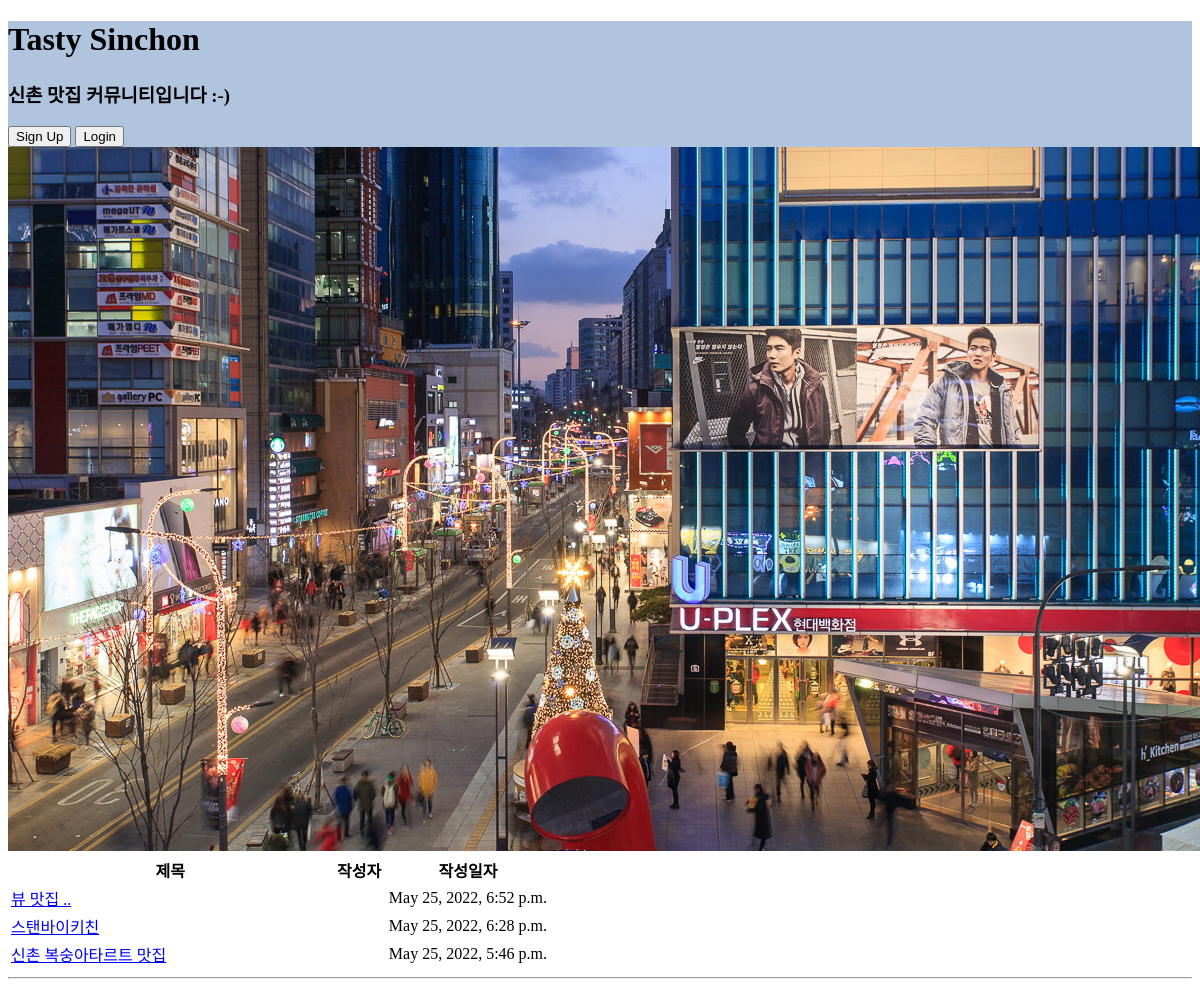
Before: / with the older database file.
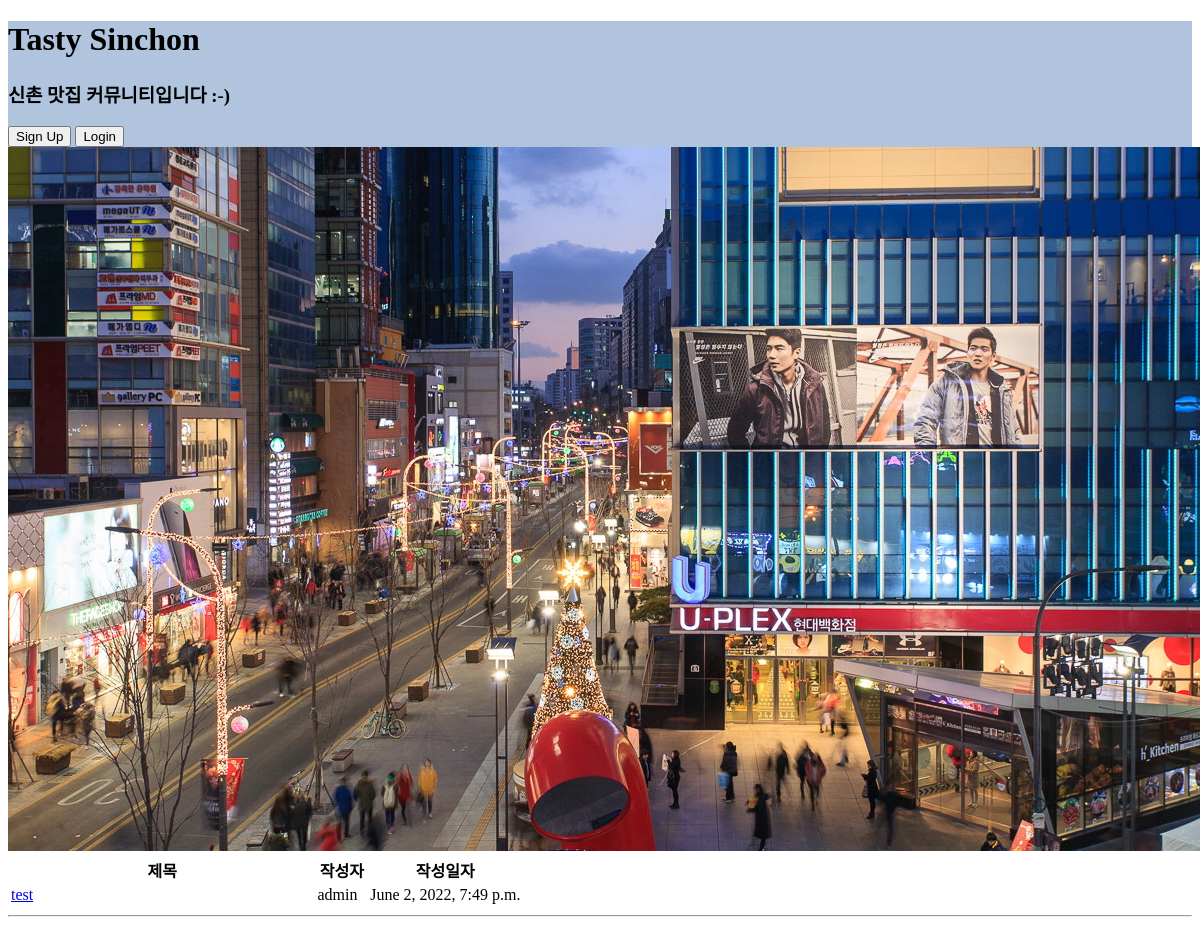
After: the same page with the newer database file.
### tastyapp/models.py (models this page shows, shortened)
class Post(models.Model):
    title = models.CharField(max_length=200)
    body = models.TextField()
    photo = models.ImageField(blank=True, null=True, upload_to='photo_upload')
    date = models.DateTimeField(auto_now_add=True)
    author = models.ForeignKey(User, on_delete=models.CASCADE, null=True, blank=True)

### tastyapp/views.py (the view)
# urls.py: path('', views.home, name='home'),
def home(request):
    posts = Post.objects.filter().order_by('-date')
    author = Post.author
    return render(request, 'index.html', {'posts':posts, 'author':author})

### tastyapp/templates/index.html (shortened to what this page needs)
{% extends 'base.html' %}
{% block content %}
{% load static %}
<img src="{% static '/img/sinchon.jpg' %}" class="img">
    <br/>
<table>
    <thead>
        <tr class="tablefactor">
            <th width="60%">제목</th>
            <th width="10%">작성자</th>
            <th>작성일자</th>
        </tr>
    </thead>
    <tbody>
        {% for post in posts %}
        <tr>
            <td width="60%"><a href="{% url 'detail' post.id %}"> {{ post.title }} </a></td>
            <td width="10%"> {{ post.author.username }} </td>
            <td> {{ post.date }} </td>
        </tr>
        {% endfor %}
    </tbody>
</table>
<hr>
{% endblock %}

### tastyapp/templates/base.html (shortened to what this page needs)
{% load static %}
<!DOCTYPE html>
<html lang="en">
<head>
    <link rel="stylesheet" type="text/css" href="{% static 'css/style.css' %}" >
</head>
<body>
    <header>
        <h1>Tasty Sinchon</h1>
        <h3>신촌 맛집 커뮤니티입니다 :-) </h3>
        {% if user.is_authenticated %}
        <div>안녕하세요, {{ user.username }}님 </div>
        <a href="{% url 'logout'%}"><button type="button" class="btn btn-secondary btn-sm">Logout</button></a>
        {% else %}
        <div>
        <a href="{% url 'signup' %}"><button type="button" class="btn btn-dark">Sign Up</button></a>
        <a href="{% url 'login' %}"><button type="button" class="btn btn-primary btn-sm">Login</button></a>
        </div>
        {% endif %}
    </header>
    {% block content %}
    {% endblock %}
</body>
</html>

### static/css/style.css (style rules this page uses)
header { background-color:lightsteelblue; padding: 0; margin: 0; text-align: left; }
.tablefactor { text-align: center; }

Changed rows visible on the page:
removed Post: title "뷰 맛집 ..", date "May 25, 2022, 6:52 p.m."
removed Post: title "스탠바이키친", date "May 25, 2022, 6:28 p.m."
removed Post: title "신촌 복숭아타르트 맛집", date "May 25, 2022, 5:46 p.m."
added Post: title "test", author.username "admin", date "June 2, 2022, 7:49 p.m."
